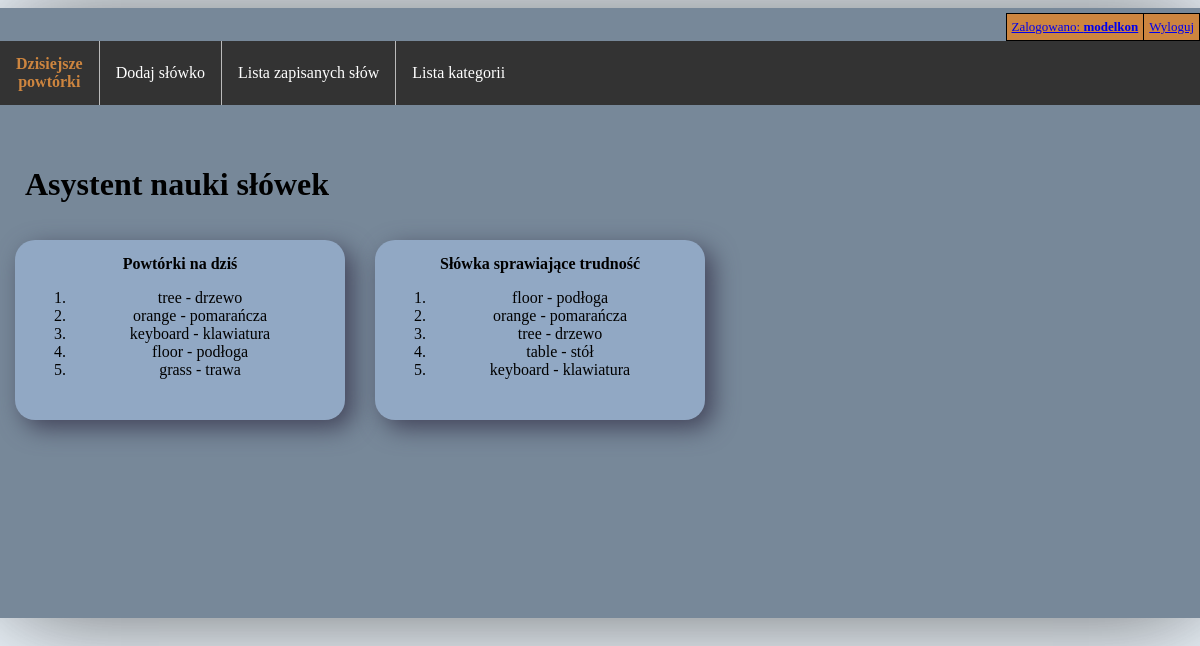
/words_app/learning_dashboard/ (signed in), run on the app's committed database.
### words_app/models.py (models this page shows, shortened)
class WordToLearn(models.Model):
    member = models.ForeignKey(User, on_delete=models.CASCADE)
    eng_word = models.ForeignKey(EngWord, on_delete=models.CASCADE)
    pol_word = models.ForeignKey(PolWord, on_delete=models.CASCADE)
    word_context = models.ForeignKey(WordContext, on_delete=models.SET_NULL, blank=True, null=True)
    memory_level = models.IntegerField(choices=[(i, i) for i in range(1, 10)])
    next_repeat = models.DateField(null=True, blank=True)
    category = models.ManyToManyField(WordCategory)

class EngWord(models.Model):
    word = models.CharField(max_length=100)

class PolWord(models.Model):
    word = models.CharField(max_length=100)

### words_app/views.py (the view)
# urls.py: path('learning_dashboard/', views.LearningDashboardView.as_view(), name='learning_dashboard'),
class LearningDashboardView(View):
    @method_decorator(login_required)
    def get(self, request):
        user = request.user
        upcoming_words = WordToLearn.objects.filter(member=user).order_by('next_repeat')
        upcoming_words = upcoming_words[:5]
        low_memory_level = WordToLearn.objects.filter(member=user).order_by('memory_level')
        low_memory_level = low_memory_level[:5]
        return render(request, 'words_app/learning_dashboard.html', {'upcoming_words': upcoming_words,
                                                                     'low_memory_level': low_memory_level})

### words_app/templates/words_app/learning_dashboard.html
{% extends 'base/base.html' %}
{% block content %}
    <h1>Asystent nauki słówek</h1>
    <div class="dashboard">
        <div class="dashboard-app">
            <b>Powtórki na dziś</b>
            <ol>
                {% for word in upcoming_words %}
                    <li>
                    {{ word.eng_word.word }} - {{ word.pol_word.word }}
                    </li>
                {% endfor %}
            </ol>
        </div>
        <div class="dashboard-app">
            <b>Słówka sprawiające trudność</b>
            <ol>
                {% for word in low_memory_level %}
                    <li>
                    {{ word.eng_word.word }} - {{ word.pol_word.word }}
                    </li>
                {% endfor %}
            </ol>
        </div>
    </div>
{% endblock %}

### base/templates/base/base.html (shortened to what this page needs)
<!DOCTYPE html>
<html lang="en">
<head>
</head>
<body>
<div class="container">
    <div class="user-header">
        <table class="user-header">
            {% if user.is_authenticated %}
                <tr>
                <td class="account-detail"><a href="{% url 'user_detail' %}">Zalogowano: <b>{{ user }}</b></a> </td>
                <td class="account-detail"><a href="{% url 'logout' %}">Wyloguj</a> </td>
                </tr>
            {% else %}
                <tr>
                <td class="login"><a href="{% url 'log_in' %}">Zaloguj</a> </td>
                <td class="register"><a href="{% url 'register' %}"> Zarejestruj</a></td>
                </tr>
            {% endif %}
        </table>
    </div>
    <ul class="nav">
        <li id="highlighted" class="nav"><a  href="{% url 'learning_dashboard' %}"> Dzisiejsze <br>powtórki </a></li>
        <li class="nav"><a href="{% url 'word_add' %}"> Dodaj słówko</a></li>
        <li class="nav"><a href="{% url 'word_list' %}">Lista zapisanych słów</a></li>
        <li class="nav"><a href="{% url 'category_list' %}">Lista kategorii</a></li>
    </ul>
    {% block content %}{% endblock %}
</div>
</body>
</html>

### base/templates/base/style.html (style rules this page uses)
body { display: flex; justify-content: center; background-color: aliceblue; }
div.container { display: flex; flex-direction: column; background-color: lightslategray; min-height: 600px; padding: 5px; box-shadow: 5px 3px 100px -7px rgba(52, 52, 52, 0.8); min-width: 1200px; }
div.user-header { align-self: flex-end; font-size: small; background-color: peru; }
table.user-header { align-self: flex-end; font-size: small; background-color: peru; }
table, th, td { border: 1px solid black; border-collapse: collapse; }
th, td { padding: 5px; text-align: left; }
table { background-color: darkgrey; }
td.login, td.register, td.account-detail, th.change_passw { padding-left: 5px; padding-right: 5px; text-align: center; }
ul.nav { display: flex; list-style-type: none; margin: 0; padding: 0; overflow: hidden; background-color: #333; }
li.nav { display: flex; float: left; border-right: 1px solid #bbb; align-items: center; }
li:last-child { border-right: none; }
li.nav a { display: flex; align-items: center; color: white; text-align: center; padding: 14px 16px; text-decoration: none; min-height: 35px; }
h1 { padding-left: 25px; }
div.dashboard { display: flex; justify-items: center; }
div.dashboard-app { text-align: center; background-color: #91a8c4; min-width: 300px; min-height: 150px; margin: 15px; padding: 15px; box-shadow: 8px 8px 24px 0px rgba(66, 68, 90, 1); border-radius: 20px 20px 20px 20px; }
li.nav#highlighted a { font-weight: bold; color: peru; }

### data on the page
WordToLearn: eng_word.word "tree", pol_word.word "drzewo"
WordToLearn: eng_word.word "orange", pol_word.word "pomarańcza"
WordToLearn: eng_word.word "keyboard", pol_word.word "klawiatura"
WordToLearn: eng_word.word "floor", pol_word.word "podłoga"
WordToLearn: eng_word.word "grass", pol_word.word "trawa"
WordToLearn: eng_word.word "table", pol_word.word "stół"

### other printed values
{{ user }} "modelkon"
